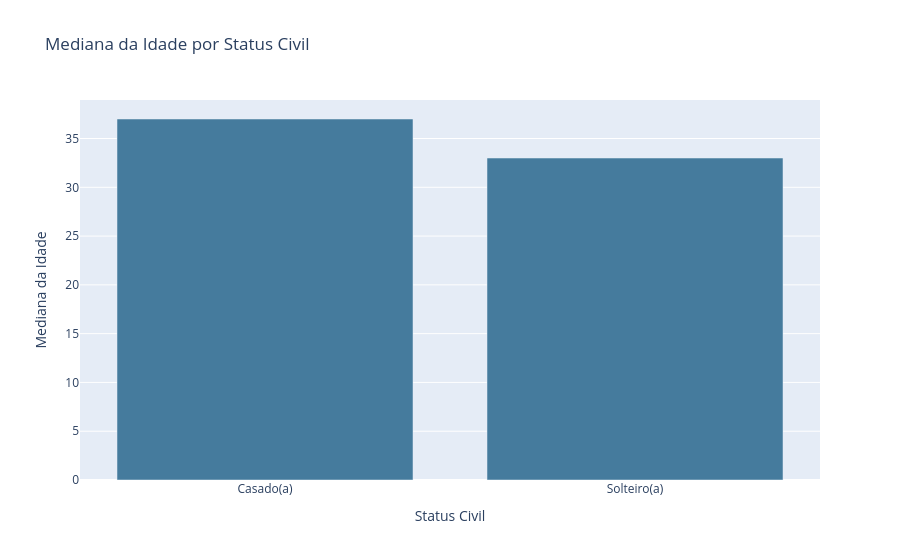

This figure's notebook cell:
### Markdown cell above
### 3.2.1 Existe relação entre a idade e o status civil?

### Code cell
# Calculando a média de Idade por Status Civil
median_age_by_marital_status = df.groupby('Marital Status')['Age'].median().reset_index()

# Criar gráfico de barras
fig = px.bar(
    median_age_by_marital_status,
    x='Marital Status',
    y='Age',
    title='Mediana da Idade por Status Civil',
    labels={'Age': 'Mediana da Idade', 'Marital Status': 'Status Civil'},
    color_discrete_sequence=['#457b9d']
)

fig.show()

### Figure 1 — Plotly figure (JSON) as saved in the notebook; plotly's stock layout.template omitted (floating-point values rounded to 4 significant figures)
{"data": [{"hovertemplate": "Status Civil=%{x}<br>Mediana da Idade=%{y}<extra></extra>", "legendgroup": "", "marker": {"color": "#457b9d", "pattern": {"shape": ""}}, "name": "", "orientation": "v", "showlegend": false, "textposition": "auto", "type": "bar", "x": ["Casado(a)", "Solteiro(a)"], "xaxis": "x", "y": [37.0, 33.0], "yaxis": "y"}], "layout": {"barmode": "relative", "legend": {"tracegroupgap": 0}, "title": {"text": "Mediana da Idade por Status Civil"}, "xaxis": {"anchor": "y", "domain": [0, 1], "title": {"text": "Status Civil"}}, "yaxis": {"anchor": "x", "domain": [0, 1], "title": {"text": "Mediana da Idade"}}}}
